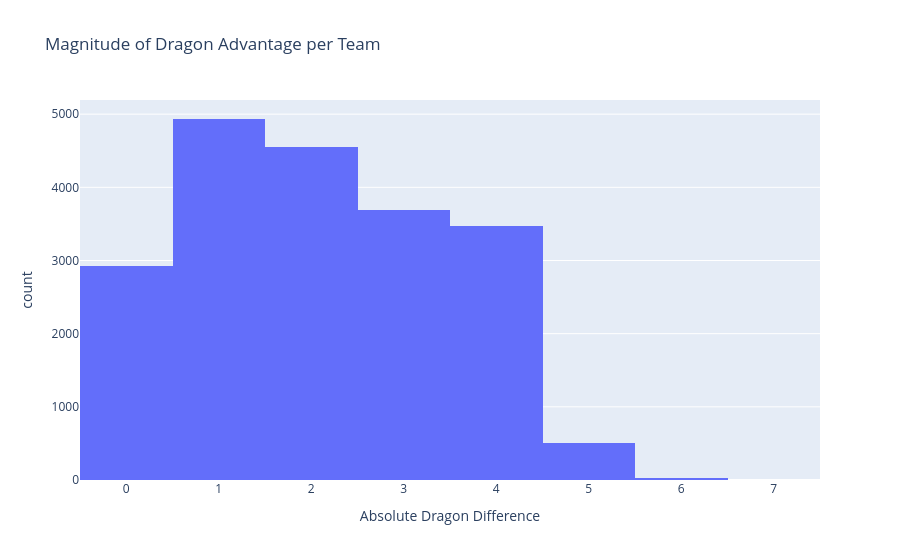

Here is the notebook cell this chart was saved with:
### Code cell
px.histogram(
    short,
    x=short["dragons_diff"].abs(),
    title="Magnitude of Dragon Advantage per Team",
    nbins=8,
    labels={"x": "Absolute Dragon Difference"}
)

### Figure 1 — Plotly figure (JSON) as saved in the notebook; plotly's stock layout.template omitted (floating-point values rounded to 4 significant figures; data arrays with more than 128 entries replaced by an {"elided": "..."} marker saying what was removed)
{"data": [{"alignmentgroup": "True", "bingroup": "x", "hovertemplate": "Absolute Dragon Difference=%{x}<br>count=%{y}<extra></extra>", "legendgroup": "", "marker": {"color": "#636efa", "pattern": {"shape": ""}}, "name": "", "nbinsx": 8, "offsetgroup": "", "orientation": "v", "showlegend": false, "type": "histogram", "x": {"elided": "20106 int values"}, "xaxis": "x", "yaxis": "y"}], "layout": {"barmode": "relative", "legend": {"tracegroupgap": 0}, "title": {"text": "Magnitude of Dragon Advantage per Team"}, "xaxis": {"anchor": "y", "domain": [0, 1], "title": {"text": "Absolute Dragon Difference"}}, "yaxis": {"anchor": "x", "domain": [0, 1], "title": {"text": "count"}}}}
